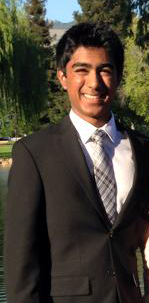
#> input picture Neil.png, 149 x 303 px
$ python imagesloadsave.py
#> lines starting #> are read from the running program, lines starting #| are printed output that depends on the picture
'''
Created on May 18, 2017

@author: neilagupta
'''

import cv2

img = cv2.imread('Neil.png', 0)
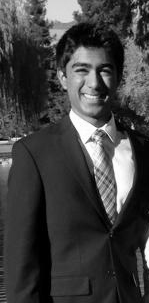
#> img: shape (303, 149); min 0, max 255, mean 65
cv2.imshow('image',img)
cv2.waitKey(0)
cv2.destroyAllWindows()

# [4 lines of commented-out code are left out]

cv2.imwrite('Neil.jpg', img)
